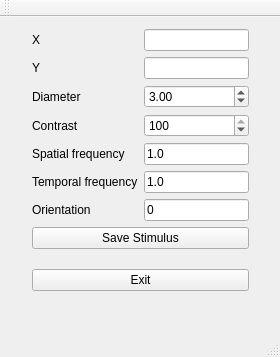
<?xml version="1.0" encoding="UTF-8"?>
<ui version="4.0">
 <class>cooljClass</class>
 <widget class="QMainWindow" name="cooljClass">
  <property name="geometry">
   <rect>
    <x>0</x>
    <y>0</y>
    <width>280</width>
    <height>357</height>
   </rect>
  </property>
  <property name="windowTitle">
   <string>coolj</string>
  </property>
  <widget class="QWidget" name="centralWidget">
   <widget class="QWidget" name="">
    <property name="geometry">
     <rect>
      <x>21</x>
      <y>1</y>
      <width>239</width>
      <height>284</height>
     </rect>
    </property>
    <layout class="QVBoxLayout" name="verticalLayout">
     <item>
      <layout class="QFormLayout" name="formLayout">
       <item row="0" column="0">
        <widget class="QLabel" name="label_6">
         <property name="text">
          <string>X</string>
         </property>
        </widget>
       </item>
       <item row="0" column="1">
        <widget class="QLineEdit" name="lineEditX"/>
       </item>
       <item row="1" column="0">
        <widget class="QLabel" name="label_7">
         <property name="text">
          <string>Y</string>
         </property>
        </widget>
       </item>
       <item row="1" column="1">
        <widget class="QLineEdit" name="lineEditY"/>
       </item>
       <item row="2" column="0">
        <widget class="QLabel" name="label_3">
         <property name="text">
          <string>Diameter</string>
         </property>
        </widget>
       </item>
       <item row="2" column="1">
        <widget class="QDoubleSpinBox" name="doubleSpinBoxDiameter">
         <property name="minimum">
          <double>0.100000000000000</double>
         </property>
         <property name="singleStep">
          <double>0.500000000000000</double>
         </property>
         <property name="value">
          <double>3.000000000000000</double>
         </property>
        </widget>
       </item>
       <item row="3" column="0">
        <widget class="QLabel" name="label">
         <property name="text">
          <string>Contrast</string>
         </property>
        </widget>
       </item>
       <item row="3" column="1">
        <widget class="QSpinBox" name="spinBoxContrast">
         <property name="maximum">
          <number>100</number>
         </property>
         <property name="singleStep">
          <number>5</number>
         </property>
         <property name="value">
          <number>100</number>
         </property>
        </widget>
       </item>
       <item row="4" column="0">
        <widget class="QLabel" name="label_2">
         <property name="text">
          <string>Spatial frequency</string>
         </property>
        </widget>
       </item>
       <item row="4" column="1">
        <widget class="QLineEdit" name="lineEditSF">
         <property name="text">
          <string>1.0</string>
         </property>
        </widget>
       </item>
       <item row="5" column="0">
        <widget class="QLabel" name="label_4">
         <property name="text">
          <string>Temporal frequency</string>
         </property>
        </widget>
       </item>
       <item row="5" column="1">
        <widget class="QLineEdit" name="lineEditTF">
         <property name="text">
          <string>1.0</string>
         </property>
        </widget>
       </item>
       <item row="6" column="0">
        <widget class="QLabel" name="label_5">
         <property name="text">
          <string>Orientation</string>
         </property>
        </widget>
       </item>
       <item row="6" column="1">
        <widget class="QLineEdit" name="lineEditOrientation">
         <property name="text">
          <string>0</string>
         </property>
        </widget>
       </item>
      </layout>
     </item>
     <item>
      <widget class="QPushButton" name="pushButtonSaveStimulus">
       <property name="text">
        <string>Save Stimulus</string>
       </property>
      </widget>
     </item>
     <item>
      <spacer name="verticalSpacer">
       <property name="orientation">
        <enum>Qt::Vertical</enum>
       </property>
       <property name="sizeHint" stdset="0">
        <size>
         <width>20</width>
         <height>40</height>
        </size>
       </property>
      </spacer>
     </item>
     <item>
      <widget class="QPushButton" name="pushButtonExit">
       <property name="text">
        <string>Exit</string>
       </property>
      </widget>
     </item>
    </layout>
   </widget>
  </widget>
  <widget class="QMenuBar" name="menuBar">
   <property name="geometry">
    <rect>
     <x>0</x>
     <y>0</y>
     <width>280</width>
     <height>21</height>
    </rect>
   </property>
  </widget>
  <widget class="QToolBar" name="mainToolBar">
   <attribute name="toolBarArea">
    <enum>TopToolBarArea</enum>
   </attribute>
   <attribute name="toolBarBreak">
    <bool>false</bool>
   </attribute>
  </widget>
  <widget class="QStatusBar" name="statusBar"/>
 </widget>
 <layoutdefault spacing="6" margin="11"/>
 <resources>
  <include location="coolj.qrc"/>
 </resources>
 <connections/>
</ui>
